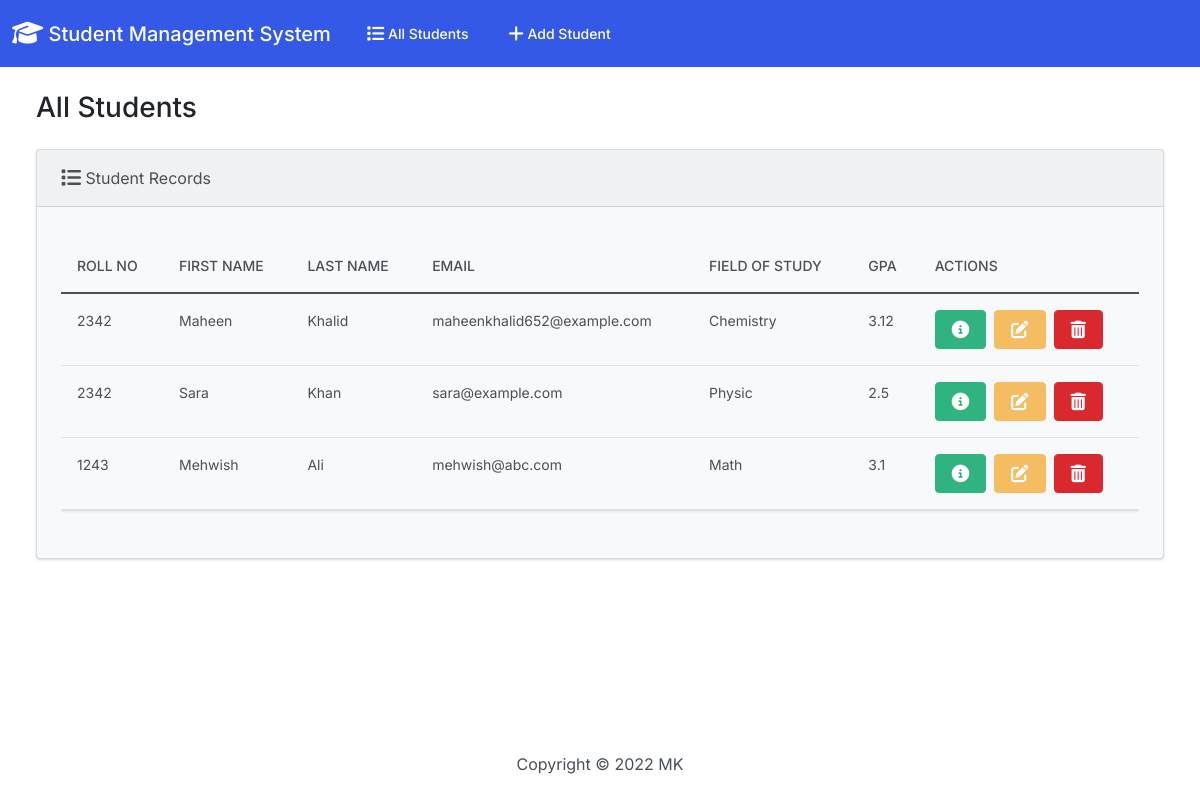
The page / on the database its author committed.
### students/models.py (models this page shows, shortened)
class Student(models.Model):
    student_number = models.PositiveIntegerField()
    first_name = models.CharField(max_length=50)
    last_name = models.CharField(max_length=50)
    email = models.EmailField(max_length=100)
    field_of_study = models.CharField(max_length=100)
    gpa = models.FloatField()

### students/views.py (the view)
# urls.py: path('', views.index, name="index"),
def index(request):
    return render(request, 'students/index.html',{
        'students': Student.objects.all()
    })

### students/templates/students/index.html (shortened to what this page needs)
{% extends "students/base.html" %}
{% block body %}
<h3 class="m-4">All Students</h3>
<div class="row">
  <div class="col-12">
    {% if students %}
    <div class="card bg-light ms-4 me-4 mb-4">
      <div class="card-header">
        <i class="fa-solid fa-list fa-lg"></i> Student Records
      </div>
      <div class="card-body">
        <p class="card-text">
          <div class="table-responsive">
            <table class="table table-hover">
              <thead>
                <tr>
                  <th scope="col">roll no</th>
                  <th scope="col">First Name</th>
                  <th scope="col">Last Name</th>
                  <th scope="col">Email</th>
                  <th scope="col">Field of Study</th>
                  <th scope="col">GPA</th>
                  <th scope="col">Actions</th>
                </tr>
              </thead>
              <tbody>
                {% for student in students %}
                  <tr>
                    <td>{{ student.student_number }}</td>
                    <td>{{ student.first_name }}</td>
                    <td>{{ student.last_name }}</td>
                    <td>{{ student.email }}</td>
                    <td>{{ student.field_of_study }}</td>
                    <td>{{ student.gpa }}</td>
                    <td>
                      <button type="button" class="btn btn-success me-1" href="{% url 'view_student' student.id %}" data-bs-toggle="modal" data-bs-target="#myModal{{student.id}}">
                      </button>
                      <a class="btn btn-warning me-1" href="{% url 'edit' student.id %}">
                      </a>
                      <button type="button" class="btn btn-danger" data-bs-toggle="modal" data-bs-target="#delete{{student.id}}">
                      </button>
                    </td>
                  </tr>
                {% endfor %}
              </tbody>
            </table>
          </div>
        </p>
      </div>
    </div>
    {% else %}
      <h5 class="alert alert-primary ms-4 me-4">No Student Records</h5>
    {% endif %}
  </div>
</div>
{% endblock %}

### students/templates/students/base.html (shortened to what this page needs)
{% load static %}
<!DOCTYPE html>
<html lang="en">
  <head>
    <link rel="stylesheet" href="https://cdnjs.cloudflare.com/ajax/libs/font-awesome/6.1.1/css/all.min.css">
    <link href="{% static 'css/bootstrap.min.css' %}" rel="stylesheet">
  </head>
  <body class="d-flex flex-column min-vh-100">
    <nav class="navbar navbar-expand-lg navbar-dark bg-primary">
      <div class="container-fluid">
        <a class="navbar-brand" href="{% url 'index' %}">
          <i class="fa-solid fa-graduation-cap fa-lg"></i> Student Management System
        </a>
        <div class="collapse navbar-collapse" id="navbarColor01">
          <ul class="navbar-nav me-auto">
            <li class="nav-item">
              <a class="nav-link" href="{% url 'index' %}">
                 All Students
              </a>
            </li>
            <li class="nav-item">
              <a class="nav-link" href="{% url 'add' %}">
                 Add Student
              </a>
            </li>
          </ul>
        </div>
      </div>
    </nav>
    <div class="container-fluid">
      {% block body %}
      {% endblock %}
    </div>
    <footer class="mt-auto mb-4">
      <div class="text-center">
        <span>
          Copyright &copy; <script>document.write(new Date().getFullYear())</script> MK
        </span>
      </div>
    </footer>
  </body>
</html>

### rows shown on the page
Student: student_number "2342", first_name "Maheen", last_name "Khalid", email "maheenkhalid652@example.com", field_of_study "Chemistry", gpa "3.12"
Student: student_number "2342", first_name "Sara", last_name "Khan", email "sara@example.com", field_of_study "Physic", gpa "2.5"
Student: student_number "1243", first_name "Mehwish", last_name "Ali", email "mehwish@abc.com", field_of_study "Math", gpa "3.1"
